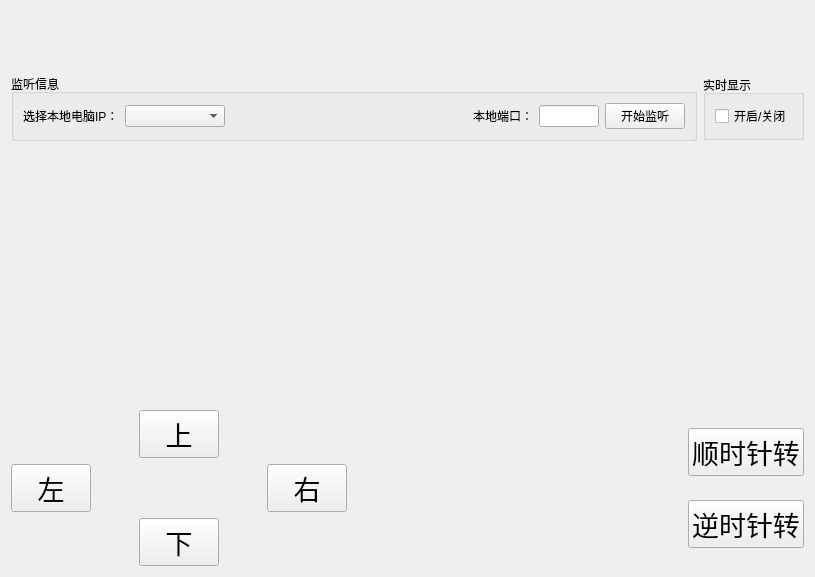
<?xml version="1.0" encoding="UTF-8"?>
<ui version="4.0">
 <class>Form</class>
 <widget class="QWidget" name="Form">
  <property name="geometry">
   <rect>
    <x>0</x>
    <y>0</y>
    <width>815</width>
    <height>577</height>
   </rect>
  </property>
  <property name="windowTitle">
   <string>Form</string>
  </property>
  <layout class="QVBoxLayout" name="verticalLayout_4">
   <item>
    <layout class="QHBoxLayout" name="horizontalLayout_2">
     <item alignment="Qt::AlignmentFlag::AlignVCenter">
      <widget class="QGroupBox" name="groupBox">
       <property name="title">
        <string>监听信息</string>
       </property>
       <layout class="QHBoxLayout" name="horizontalLayout">
        <item>
         <widget class="QLabel" name="label">
          <property name="text">
           <string>选择本地电脑IP：</string>
          </property>
         </widget>
        </item>
        <item>
         <widget class="QComboBox" name="comboBox">
          <property name="minimumSize">
           <size>
            <width>100</width>
            <height>0</height>
           </size>
          </property>
         </widget>
        </item>
        <item>
         <spacer name="horizontalSpacer">
          <property name="orientation">
           <enum>Qt::Orientation::Horizontal</enum>
          </property>
          <property name="sizeHint" stdset="0">
           <size>
            <width>192</width>
            <height>18</height>
           </size>
          </property>
         </spacer>
        </item>
        <item>
         <widget class="QLabel" name="label_2">
          <property name="text">
           <string>本地端口：</string>
          </property>
         </widget>
        </item>
        <item>
         <widget class="QLineEdit" name="lineEdit">
          <property name="maximumSize">
           <size>
            <width>60</width>
            <height>16777215</height>
           </size>
          </property>
         </widget>
        </item>
        <item>
         <widget class="QPushButton" name="pushButton">
          <property name="text">
           <string>开始监听</string>
          </property>
         </widget>
        </item>
       </layout>
      </widget>
     </item>
     <item alignment="Qt::AlignmentFlag::AlignVCenter">
      <widget class="QGroupBox" name="groupBox_2">
       <property name="title">
        <string>实时显示</string>
       </property>
       <layout class="QVBoxLayout" name="verticalLayout">
        <item>
         <widget class="QCheckBox" name="checkBox">
          <property name="text">
           <string>开启/关闭</string>
          </property>
         </widget>
        </item>
       </layout>
      </widget>
     </item>
    </layout>
   </item>
   <item>
    <widget class="QWidget" name="widget" native="true"/>
   </item>
   <item>
    <layout class="QHBoxLayout" name="horizontalLayout_4">
     <item>
      <layout class="QVBoxLayout" name="verticalLayout_2">
       <item alignment="Qt::AlignmentFlag::AlignHCenter">
        <widget class="QPushButton" name="pushButton_2">
         <property name="font">
          <font>
           <family>黑体</family>
           <pointsize>20</pointsize>
          </font>
         </property>
         <property name="text">
          <string>上</string>
         </property>
        </widget>
       </item>
       <item>
        <layout class="QHBoxLayout" name="horizontalLayout_3">
         <item>
          <widget class="QPushButton" name="pushButton_4">
           <property name="font">
            <font>
             <family>黑体</family>
             <pointsize>20</pointsize>
            </font>
           </property>
           <property name="text">
            <string>左</string>
           </property>
          </widget>
         </item>
         <item>
          <spacer name="horizontalSpacer_2">
           <property name="orientation">
            <enum>Qt::Orientation::Horizontal</enum>
           </property>
           <property name="sizeHint" stdset="0">
            <size>
             <width>98</width>
             <height>20</height>
            </size>
           </property>
          </spacer>
         </item>
         <item>
          <widget class="QPushButton" name="pushButton_5">
           <property name="font">
            <font>
             <family>黑体</family>
             <pointsize>20</pointsize>
            </font>
           </property>
           <property name="text">
            <string>右</string>
           </property>
          </widget>
         </item>
        </layout>
       </item>
       <item alignment="Qt::AlignmentFlag::AlignHCenter">
        <widget class="QPushButton" name="pushButton_3">
         <property name="font">
          <font>
           <family>黑体</family>
           <pointsize>20</pointsize>
          </font>
         </property>
         <property name="text">
          <string>下</string>
         </property>
        </widget>
       </item>
      </layout>
     </item>
     <item>
      <spacer name="horizontalSpacer_3">
       <property name="orientation">
        <enum>Qt::Orientation::Horizontal</enum>
       </property>
       <property name="sizeHint" stdset="0">
        <size>
         <width>138</width>
         <height>20</height>
        </size>
       </property>
      </spacer>
     </item>
     <item>
      <layout class="QVBoxLayout" name="verticalLayout_3">
       <item alignment="Qt::AlignmentFlag::AlignHCenter">
        <widget class="QPushButton" name="pushButton_6">
         <property name="font">
          <font>
           <family>黑体</family>
           <pointsize>20</pointsize>
          </font>
         </property>
         <property name="text">
          <string>顺时针转</string>
         </property>
        </widget>
       </item>
       <item>
        <widget class="QPushButton" name="pushButton_7">
         <property name="font">
          <font>
           <family>黑体</family>
           <pointsize>20</pointsize>
          </font>
         </property>
         <property name="text">
          <string>逆时针转</string>
         </property>
        </widget>
       </item>
      </layout>
     </item>
    </layout>
   </item>
  </layout>
 </widget>
 <resources/>
 <connections/>
</ui>
